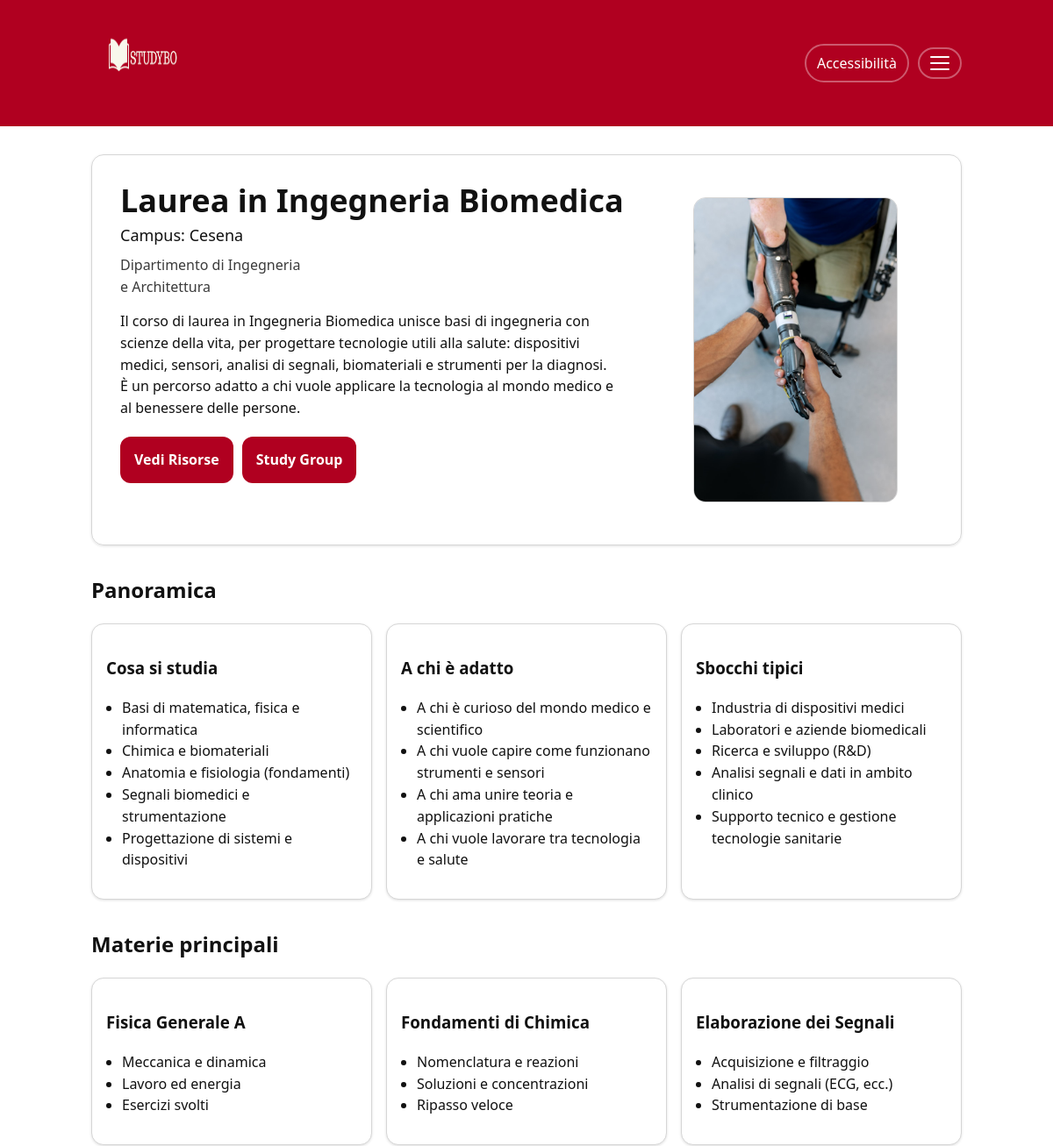
Page /corso.php?idcdl=2 (upper part) on the earlier database version.
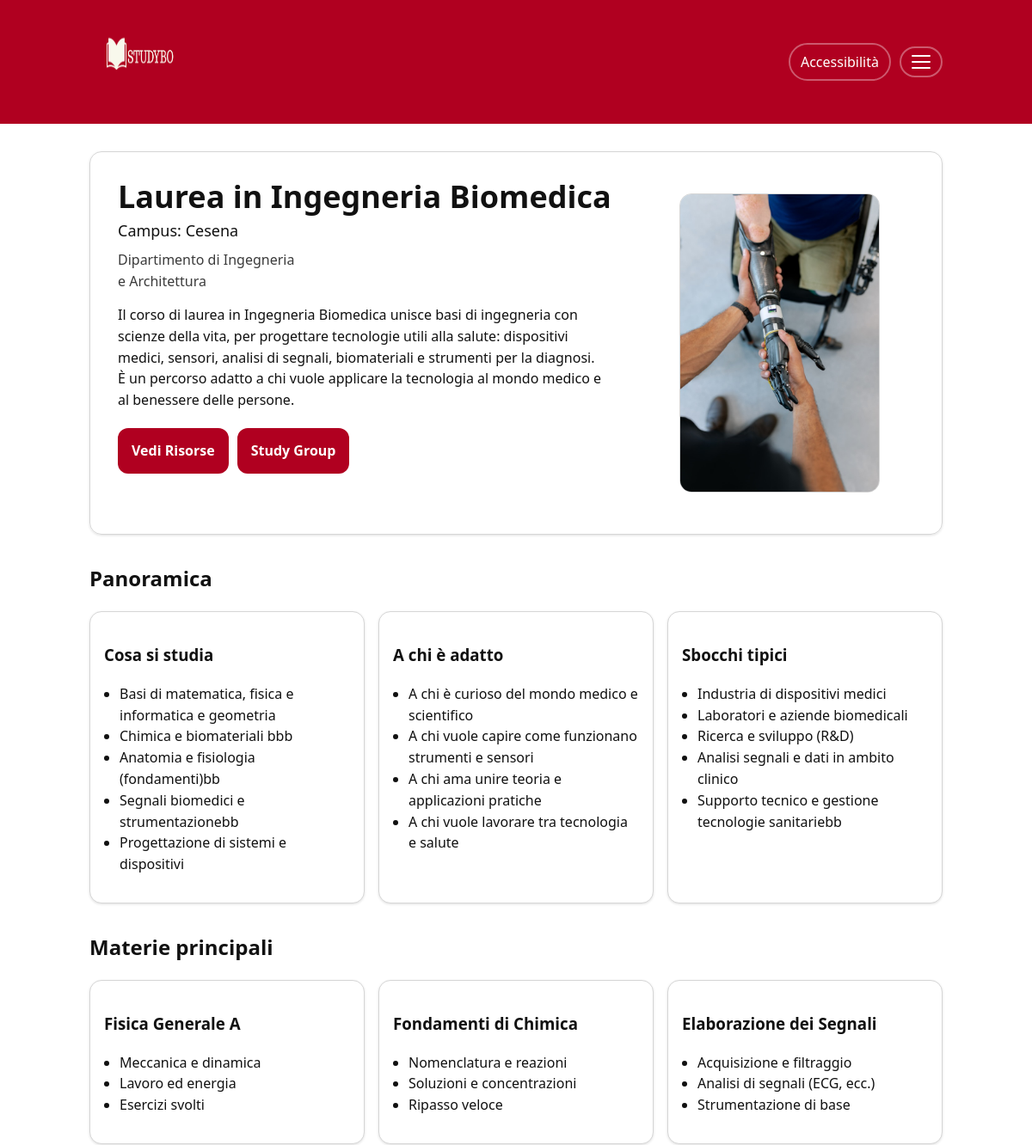
Same page on the later database version.
### tables this page shows
CREATE TABLE `cosasistudia` (
  `idcdl` int(5) NOT NULL,
  `idstudia` int(5) NOT NULL,
  `descrizionestudia` text NOT NULL
);

CREATE TABLE `sbocchicdl` (
  `idcdl` int(5) NOT NULL,
  `idsbocchi` int(5) NOT NULL,
  `descrizionesbocchi` text NOT NULL
);

### db/DatabaseHelper.php (called while the page is built, shortened)
<?php
class DatabaseHelper {
    private $db;
    public function __construct($servername, $username, $password, $dbname, $port){
        $this->db = new mysqli($servername, $username, $password, $dbname, $port);
    }
    public function getCdlById($id){
        $stmt = $this->db->prepare("SELECT * FROM cdl WHERE idcdl = ?");
        $stmt->bind_param('i', $id);
        $stmt->execute();
        return $stmt->get_result()->fetch_all(MYSQLI_ASSOC);
    }
    public function getStudi($idcdl){
        $stmt = $this->db->prepare("SELECT * FROM cosasistudia WHERE idcdl = ?");
        $stmt->bind_param('i', $idcdl);
        $stmt->execute();
        return $stmt->get_result()->fetch_all(MYSQLI_ASSOC);
    }
    public function getSbocchi($idcdl){
        $stmt = $this->db->prepare("SELECT * FROM sbocchicdl WHERE idcdl = ?");
        $stmt->bind_param('i', $idcdl);
        $stmt->execute();
        return $stmt->get_result()->fetch_all(MYSQLI_ASSOC);
    }
}
?>

### corso.php (the view, shortened to what the changed rows need)
<?php
require_once 'db/DatabaseHelper.php';
if (!function_exists('e')) {
  function e(string $s): string {
    return htmlspecialchars($s, ENT_QUOTES, 'UTF-8');
  }
}
$db = new DatabaseHelper(DB_HOST, DB_USER, DB_PASS, DB_NAME, DB_PORT);
$idcdl = $_GET["idcdl"] ?? '';
$corso = $db->getCdlById($idcdl) ?? null;
$studia = $db->getStudi($idcdl);
$sbocchi = $db->getSbocchi($idcdl);
?>
<!DOCTYPE html>
<html lang="it">
<head>
  <link rel="stylesheet" href="style.css"/>
</head>
<body onload="checkNotifica()">
  <main class="pagina" id="contenuto">
    <?php if (empty($corso)): ?>
      <section class="hero">
        <h1>Corso non trovato</h1>
        <p>Torna alla lista e riprova.</p>
        <a class="btn-primary" href="corsi.php">Torna ai corsi</a>
      </section>
    <?php else: ?>
      <section class="hero">
        <div class="hero-grid">
          <div class="hero-text">
            <h1><?php echo e($corso[0]["nomecdl"]); ?></h1>
          </div>
        </div>
      </section>
      <section class="sezione">
        <h2>Panoramica</h2>
        <div class="griglia-corsi">
            <article class="card-corso">
              <ul class="corso-lista">
                <?php foreach ($studia as $studio): ?>
                  <li><?php echo e($studio["descrizionestudia"]); ?></li>
                <?php endforeach; ?>
              </ul>
            </article>
            <article class="card-corso">
              <ul class="corso-lista">
                <?php foreach ($sbocchi as $sbocco): ?>
                  <li><?php echo e($sbocco["descrizionesbocchi"]); ?></li>
                <?php endforeach; ?>
              </ul>
            </article>
        </div>
      </section>
      <section class="sezione">
        <h2>Materie principali</h2>
      </section>
    <?php endif; ?>
  </main>
</body>
</html>

Differences in the rows shown:
changed cosasistudia: descrizionestudia "Basi di matematica, fisica e informatica" → "Basi di matematica, fisica e informatica e geometria"
changed cosasistudia: descrizionestudia "Chimica e biomateriali" → "Chimica e biomateriali bbb"
changed cosasistudia: descrizionestudia "Anatomia e fisiologia (fondamenti)" → "Anatomia e fisiologia (fondamenti)bb"
changed cosasistudia: descrizionestudia "Segnali biomedici e strumentazione" → "Segnali biomedici e strumentazionebb"
changed sbocchicdl: descrizionesbocchi "Supporto tecnico e gestione tecnologie sanitarie" → "Supporto tecnico e gestione tecnologie sanitariebb"
